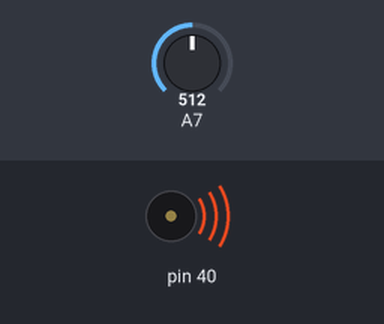
Bench run of a sketch on a simulated Arduino Mega 2560, built with avr-gcc and run on an emulated ATmega2560. Shown: buzzer (waves = sounding). Inputs (shaded band) come from the test bench; at power-on: A7 = 512. What the sketch prints to the serial monitor is not drawn.

Above: at 0.1 s.
Timing chart, 0 to 1.6 s (numbered marks = the images above):
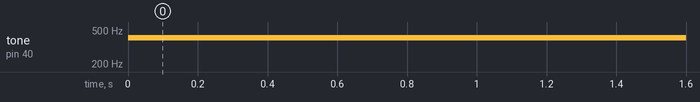

The sketch:

Lab_6.ino
```cpp
int xpin = 23;
int value = 0;
int ledpin = 39;
void setup()
{
  Serial.begin(9600);
  pinMode(40, OUTPUT);
  pinMode(xpin, INPUT_PULLUP);
}

void loop()
{

  value = analogRead(xpin);
  Serial.println(value);
  value = map(value, 0, 4096, 250, 1500);
  tone(40, value, 60);


}
```

Measured:
- by itself, tone on pin 40: silent → 406 Hz at 0.00 s
